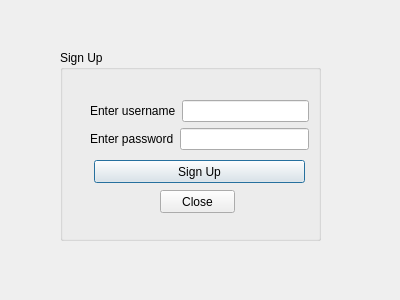
<?xml version="1.0" encoding="UTF-8"?>
<ui version="4.0">
 <class>SignUp</class>
 <widget class="QDialog" name="SignUp">
  <property name="geometry">
   <rect>
    <x>0</x>
    <y>0</y>
    <width>400</width>
    <height>300</height>
   </rect>
  </property>
  <property name="windowTitle">
   <string>Dialog</string>
  </property>
  <widget class="QGroupBox" name="groupBox">
   <property name="geometry">
    <rect>
     <x>60</x>
     <y>50</y>
     <width>261</width>
     <height>191</height>
    </rect>
   </property>
   <property name="title">
    <string>Sign Up</string>
   </property>
   <widget class="QPushButton" name="pushButton_signUp">
    <property name="geometry">
     <rect>
      <x>34</x>
      <y>110</y>
      <width>211</width>
      <height>23</height>
     </rect>
    </property>
    <property name="text">
     <string>Sign Up</string>
    </property>
   </widget>
   <widget class="QPushButton" name="pushButton_close">
    <property name="geometry">
     <rect>
      <x>100</x>
      <y>140</y>
      <width>75</width>
      <height>23</height>
     </rect>
    </property>
    <property name="text">
     <string>Close</string>
    </property>
   </widget>
   <widget class="QWidget" name="">
    <property name="geometry">
     <rect>
      <x>30</x>
      <y>50</y>
      <width>219</width>
      <height>52</height>
     </rect>
    </property>
    <layout class="QVBoxLayout" name="verticalLayout">
     <item>
      <layout class="QHBoxLayout" name="horizontalLayout">
       <item>
        <widget class="QLabel" name="label">
         <property name="text">
          <string>Enter username</string>
         </property>
        </widget>
       </item>
       <item>
        <widget class="QLineEdit" name="lineEdit_username"/>
       </item>
      </layout>
     </item>
     <item>
      <layout class="QHBoxLayout" name="horizontalLayout_2">
       <item>
        <widget class="QLabel" name="label_2">
         <property name="text">
          <string>Enter password</string>
         </property>
        </widget>
       </item>
       <item>
        <widget class="QLineEdit" name="lineEdit_password"/>
       </item>
      </layout>
     </item>
    </layout>
   </widget>
  </widget>
 </widget>
 <resources/>
 <connections/>
</ui>
